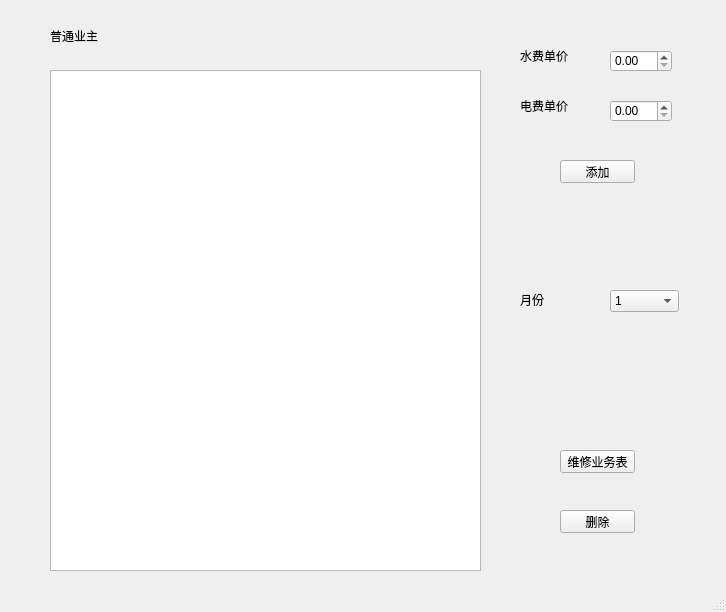
<?xml version="1.0" encoding="UTF-8"?>
<ui version="4.0">
 <class>MainWindow</class>
 <widget class="QMainWindow" name="MainWindow">
  <property name="geometry">
   <rect>
    <x>0</x>
    <y>0</y>
    <width>726</width>
    <height>612</height>
   </rect>
  </property>
  <property name="windowTitle">
   <string>物业管理系统-物业代表</string>
  </property>
  <widget class="QWidget" name="centralwidget">
   <widget class="QLabel" name="label">
    <property name="geometry">
     <rect>
      <x>50</x>
      <y>20</y>
      <width>91</width>
      <height>31</height>
     </rect>
    </property>
    <property name="styleSheet">
     <string notr="true">font: 14pt &quot;黑体&quot;;</string>
    </property>
    <property name="text">
     <string>普通业主</string>
    </property>
   </widget>
   <widget class="QTableView" name="tableView">
    <property name="geometry">
     <rect>
      <x>50</x>
      <y>70</y>
      <width>431</width>
      <height>501</height>
     </rect>
    </property>
   </widget>
   <widget class="QComboBox" name="comboBox">
    <property name="geometry">
     <rect>
      <x>610</x>
      <y>290</y>
      <width>69</width>
      <height>22</height>
     </rect>
    </property>
    <item>
     <property name="text">
      <string>1</string>
     </property>
    </item>
    <item>
     <property name="text">
      <string>2</string>
     </property>
    </item>
    <item>
     <property name="text">
      <string>3</string>
     </property>
    </item>
    <item>
     <property name="text">
      <string>4</string>
     </property>
    </item>
    <item>
     <property name="text">
      <string>5</string>
     </property>
    </item>
    <item>
     <property name="text">
      <string>6</string>
     </property>
    </item>
    <item>
     <property name="text">
      <string>7</string>
     </property>
    </item>
    <item>
     <property name="text">
      <string>8</string>
     </property>
    </item>
    <item>
     <property name="text">
      <string>9</string>
     </property>
    </item>
    <item>
     <property name="text">
      <string>10</string>
     </property>
    </item>
    <item>
     <property name="text">
      <string>11</string>
     </property>
    </item>
    <item>
     <property name="text">
      <string>12</string>
     </property>
    </item>
   </widget>
   <widget class="QLabel" name="label_2">
    <property name="geometry">
     <rect>
      <x>520</x>
      <y>290</y>
      <width>54</width>
      <height>20</height>
     </rect>
    </property>
    <property name="text">
     <string>月份</string>
    </property>
   </widget>
   <widget class="QPushButton" name="pushButton_2">
    <property name="geometry">
     <rect>
      <x>560</x>
      <y>450</y>
      <width>75</width>
      <height>23</height>
     </rect>
    </property>
    <property name="text">
     <string>维修业务表</string>
    </property>
   </widget>
   <widget class="QPushButton" name="pushButton">
    <property name="geometry">
     <rect>
      <x>560</x>
      <y>160</y>
      <width>75</width>
      <height>23</height>
     </rect>
    </property>
    <property name="text">
     <string>添加</string>
    </property>
   </widget>
   <widget class="QLabel" name="label_3">
    <property name="geometry">
     <rect>
      <x>520</x>
      <y>50</y>
      <width>54</width>
      <height>12</height>
     </rect>
    </property>
    <property name="text">
     <string>水费单价</string>
    </property>
   </widget>
   <widget class="QDoubleSpinBox" name="doubleSpinBox">
    <property name="geometry">
     <rect>
      <x>610</x>
      <y>50</y>
      <width>62</width>
      <height>22</height>
     </rect>
    </property>
   </widget>
   <widget class="QLabel" name="label_4">
    <property name="geometry">
     <rect>
      <x>520</x>
      <y>100</y>
      <width>54</width>
      <height>12</height>
     </rect>
    </property>
    <property name="text">
     <string>电费单价</string>
    </property>
   </widget>
   <widget class="QDoubleSpinBox" name="doubleSpinBox_2">
    <property name="geometry">
     <rect>
      <x>610</x>
      <y>100</y>
      <width>62</width>
      <height>22</height>
     </rect>
    </property>
   </widget>
   <widget class="QPushButton" name="pushButton_3">
    <property name="geometry">
     <rect>
      <x>560</x>
      <y>510</y>
      <width>75</width>
      <height>23</height>
     </rect>
    </property>
    <property name="text">
     <string>删除</string>
    </property>
   </widget>
  </widget>
  <widget class="QStatusBar" name="statusbar"/>
 </widget>
 <resources/>
 <connections/>
</ui>
